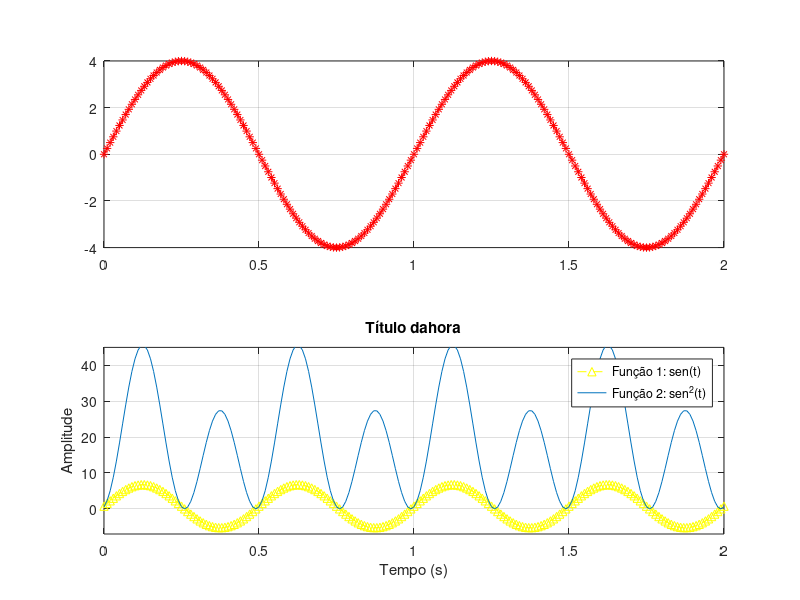

Write MATLAB code to recreate this figure.
% Aula 1 - Matlab
% João Vitor Garcia Carvalho

%% limpeza geral

close all
clc
clear all

%% Declarar uma função

t = 0:0.01:2; % de 0 até 2 de 0.01 em 0.01
A = 4;
f = 1; %Hz
w = 2*pi*f;
fi = 0;
B = 0;
y = A*sin(w*t + fi) + B;

figure
subplot(2,1,1)
plot(t,y, 'r*--')
grid on

t = 0:0.01:2; % de 0 até 2 de 0.01 em 0.01
A = 6;
f = 1; %Hz
w = 4*pi*f;
fi = 0;
B = 0.76;
y = A*sin(w*t + fi) + B;
subplot(2,1,2)
plot(t,y, 'y^--')
ylim([-7 45])
grid on


hold all
plot(t,y.^2)

legend({'Função 1: sen(t)', 'Função 2: sen^2(t)'})
title('Título dahora')
ylabel('Amplitude')
xlabel('Tempo (s)')


